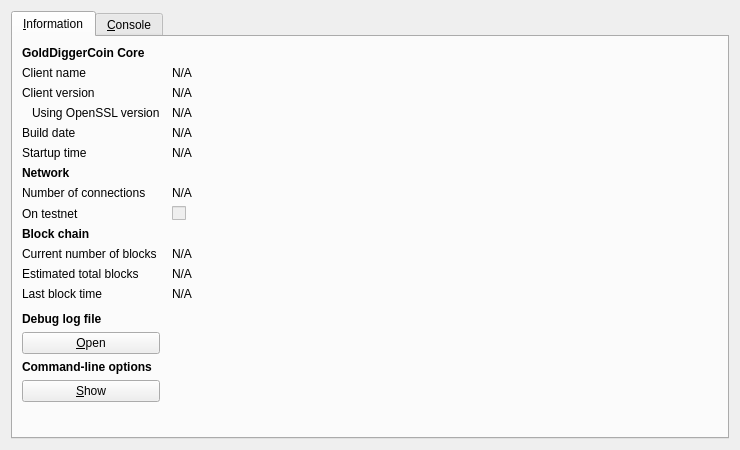
<?xml version="1.0" encoding="UTF-8"?>
<ui version="4.0">
 <class>RPCConsole</class>
 <widget class="QDialog" name="RPCConsole">
  <property name="geometry">
   <rect>
    <x>0</x>
    <y>0</y>
    <width>740</width>
    <height>450</height>
   </rect>
  </property>
  <property name="windowTitle">
   <string>GoldDiggerCoin - Debug window</string>
  </property>
  <layout class="QVBoxLayout" name="verticalLayout_2">
   <item>
    <widget class="QTabWidget" name="tabWidget">
     <property name="currentIndex">
      <number>0</number>
     </property>
     <widget class="QWidget" name="tab_info">
      <attribute name="title">
       <string>&amp;Information</string>
      </attribute>
      <layout class="QGridLayout" name="gridLayout" columnstretch="0,1">
       <property name="horizontalSpacing">
        <number>12</number>
       </property>
       <item row="0" column="0">
        <widget class="QLabel" name="label_9">
         <property name="font">
          <font>
           <weight>75</weight>
           <bold>true</bold>
          </font>
         </property>
         <property name="text">
          <string>GoldDiggerCoin Core</string>
         </property>
        </widget>
       </item>
       <item row="1" column="0">
        <widget class="QLabel" name="label_5">
         <property name="text">
          <string>Client name</string>
         </property>
        </widget>
       </item>
       <item row="1" column="1">
        <widget class="QLabel" name="clientName">
         <property name="cursor">
          <cursorShape>IBeamCursor</cursorShape>
         </property>
         <property name="text">
          <string>N/A</string>
         </property>
         <property name="textFormat">
          <enum>Qt::PlainText</enum>
         </property>
         <property name="textInteractionFlags">
          <set>Qt::LinksAccessibleByMouse|Qt::TextSelectableByKeyboard|Qt::TextSelectableByMouse</set>
         </property>
        </widget>
       </item>
       <item row="2" column="0">
        <widget class="QLabel" name="label_6">
         <property name="text">
          <string>Client version</string>
         </property>
        </widget>
       </item>
       <item row="2" column="1">
        <widget class="QLabel" name="clientVersion">
         <property name="cursor">
          <cursorShape>IBeamCursor</cursorShape>
         </property>
         <property name="text">
          <string>N/A</string>
         </property>
         <property name="textFormat">
          <enum>Qt::PlainText</enum>
         </property>
         <property name="textInteractionFlags">
          <set>Qt::LinksAccessibleByMouse|Qt::TextSelectableByKeyboard|Qt::TextSelectableByMouse</set>
         </property>
        </widget>
       </item>
       <item row="3" column="0">
        <widget class="QLabel" name="label_14">
         <property name="text">
          <string>Using OpenSSL version</string>
         </property>
         <property name="indent">
          <number>10</number>
         </property>
        </widget>
       </item>
       <item row="3" column="1">
        <widget class="QLabel" name="openSSLVersion">
         <property name="cursor">
          <cursorShape>IBeamCursor</cursorShape>
         </property>
         <property name="text">
          <string>N/A</string>
         </property>
         <property name="textFormat">
          <enum>Qt::PlainText</enum>
         </property>
         <property name="textInteractionFlags">
          <set>Qt::LinksAccessibleByMouse|Qt::TextSelectableByKeyboard|Qt::TextSelectableByMouse</set>
         </property>
        </widget>
       </item>
       <item row="4" column="0">
        <widget class="QLabel" name="label_12">
         <property name="text">
          <string>Build date</string>
         </property>
        </widget>
       </item>
       <item row="4" column="1">
        <widget class="QLabel" name="buildDate">
         <property name="cursor">
          <cursorShape>IBeamCursor</cursorShape>
         </property>
         <property name="text">
          <string>N/A</string>
         </property>
         <property name="textFormat">
          <enum>Qt::PlainText</enum>
         </property>
         <property name="textInteractionFlags">
          <set>Qt::LinksAccessibleByMouse|Qt::TextSelectableByKeyboard|Qt::TextSelectableByMouse</set>
         </property>
        </widget>
       </item>
       <item row="5" column="0">
        <widget class="QLabel" name="label_13">
         <property name="text">
          <string>Startup time</string>
         </property>
        </widget>
       </item>
       <item row="5" column="1">
        <widget class="QLabel" name="startupTime">
         <property name="cursor">
          <cursorShape>IBeamCursor</cursorShape>
         </property>
         <property name="text">
          <string>N/A</string>
         </property>
         <property name="textFormat">
          <enum>Qt::PlainText</enum>
         </property>
         <property name="textInteractionFlags">
          <set>Qt::LinksAccessibleByMouse|Qt::TextSelectableByKeyboard|Qt::TextSelectableByMouse</set>
         </property>
        </widget>
       </item>
       <item row="6" column="0">
        <widget class="QLabel" name="label_11">
         <property name="font">
          <font>
           <weight>75</weight>
           <bold>true</bold>
          </font>
         </property>
         <property name="text">
          <string>Network</string>
         </property>
        </widget>
       </item>
       <item row="7" column="0">
        <widget class="QLabel" name="label_7">
         <property name="text">
          <string>Number of connections</string>
         </property>
        </widget>
       </item>
       <item row="7" column="1">
        <widget class="QLabel" name="numberOfConnections">
         <property name="cursor">
          <cursorShape>IBeamCursor</cursorShape>
         </property>
         <property name="text">
          <string>N/A</string>
         </property>
         <property name="textFormat">
          <enum>Qt::PlainText</enum>
         </property>
         <property name="textInteractionFlags">
          <set>Qt::LinksAccessibleByMouse|Qt::TextSelectableByKeyboard|Qt::TextSelectableByMouse</set>
         </property>
        </widget>
       </item>
       <item row="8" column="0">
        <widget class="QLabel" name="label_8">
         <property name="text">
          <string>On testnet</string>
         </property>
        </widget>
       </item>
       <item row="8" column="1">
        <widget class="QCheckBox" name="isTestNet">
         <property name="enabled">
          <bool>false</bool>
         </property>
         <property name="text">
          <string/>
         </property>
        </widget>
       </item>
       <item row="9" column="0">
        <widget class="QLabel" name="label_10">
         <property name="font">
          <font>
           <weight>75</weight>
           <bold>true</bold>
          </font>
         </property>
         <property name="text">
          <string>Block chain</string>
         </property>
        </widget>
       </item>
       <item row="10" column="0">
        <widget class="QLabel" name="label_3">
         <property name="text">
          <string>Current number of blocks</string>
         </property>
        </widget>
       </item>
       <item row="10" column="1">
        <widget class="QLabel" name="numberOfBlocks">
         <property name="cursor">
          <cursorShape>IBeamCursor</cursorShape>
         </property>
         <property name="text">
          <string>N/A</string>
         </property>
         <property name="textFormat">
          <enum>Qt::PlainText</enum>
         </property>
         <property name="textInteractionFlags">
          <set>Qt::LinksAccessibleByMouse|Qt::TextSelectableByKeyboard|Qt::TextSelectableByMouse</set>
         </property>
        </widget>
       </item>
       <item row="11" column="0">
        <widget class="QLabel" name="label_4">
         <property name="text">
          <string>Estimated total blocks</string>
         </property>
        </widget>
       </item>
       <item row="11" column="1">
        <widget class="QLabel" name="totalBlocks">
         <property name="cursor">
          <cursorShape>IBeamCursor</cursorShape>
         </property>
         <property name="text">
          <string>N/A</string>
         </property>
         <property name="textFormat">
          <enum>Qt::PlainText</enum>
         </property>
         <property name="textInteractionFlags">
          <set>Qt::LinksAccessibleByMouse|Qt::TextSelectableByKeyboard|Qt::TextSelectableByMouse</set>
         </property>
        </widget>
       </item>
       <item row="12" column="0">
        <widget class="QLabel" name="label_2">
         <property name="text">
          <string>Last block time</string>
         </property>
        </widget>
       </item>
       <item row="12" column="1">
        <widget class="QLabel" name="lastBlockTime">
         <property name="cursor">
          <cursorShape>IBeamCursor</cursorShape>
         </property>
         <property name="text">
          <string>N/A</string>
         </property>
         <property name="textFormat">
          <enum>Qt::PlainText</enum>
         </property>
         <property name="textInteractionFlags">
          <set>Qt::LinksAccessibleByMouse|Qt::TextSelectableByKeyboard|Qt::TextSelectableByMouse</set>
         </property>
        </widget>
       </item>
       <item row="13" column="0">
        <spacer name="verticalSpacer_2">
         <property name="orientation">
          <enum>Qt::Vertical</enum>
         </property>
         <property name="sizeHint" stdset="0">
          <size>
           <width>20</width>
           <height>20</height>
          </size>
         </property>
        </spacer>
       </item>
       <item row="14" column="0">
        <widget class="QLabel" name="labelDebugLogfile">
         <property name="font">
          <font>
           <weight>75</weight>
           <bold>true</bold>
          </font>
         </property>
         <property name="text">
          <string>Debug log file</string>
         </property>
        </widget>
       </item>
       <item row="15" column="0">
        <widget class="QPushButton" name="openDebugLogfileButton">
         <property name="toolTip">
          <string>Open the GoldDiggerCoin debug log file from the current data directory. This can take a few seconds for large log files.</string>
         </property>
         <property name="text">
          <string>&amp;Open</string>
         </property>
         <property name="autoDefault">
          <bool>false</bool>
         </property>
        </widget>
       </item>
       <item row="16" column="0">
        <widget class="QLabel" name="labelCLOptions">
         <property name="font">
          <font>
           <weight>75</weight>
           <bold>true</bold>
          </font>
         </property>
         <property name="text">
          <string>Command-line options</string>
         </property>
        </widget>
       </item>
       <item row="17" column="0">
        <widget class="QPushButton" name="showCLOptionsButton">
         <property name="toolTip">
          <string>Show the GoldDiggerCoin-Qt help message to get a list with possible GoldDiggerCoin command-line options.</string>
         </property>
         <property name="text">
          <string>&amp;Show</string>
         </property>
         <property name="autoDefault">
          <bool>false</bool>
         </property>
        </widget>
       </item>
       <item row="18" column="0">
        <spacer name="verticalSpacer">
         <property name="orientation">
          <enum>Qt::Vertical</enum>
         </property>
         <property name="sizeHint" stdset="0">
          <size>
           <width>20</width>
           <height>40</height>
          </size>
         </property>
        </spacer>
       </item>
      </layout>
     </widget>
     <widget class="QWidget" name="tab_console">
      <attribute name="title">
       <string>&amp;Console</string>
      </attribute>
      <layout class="QVBoxLayout" name="verticalLayout_3">
       <property name="spacing">
        <number>3</number>
       </property>
       <item>
        <widget class="QTextEdit" name="messagesWidget">
         <property name="minimumSize">
          <size>
           <width>0</width>
           <height>100</height>
          </size>
         </property>
         <property name="readOnly">
          <bool>true</bool>
         </property>
         <property name="tabKeyNavigation" stdset="0">
          <bool>false</bool>
         </property>
         <property name="columnCount" stdset="0">
          <number>2</number>
         </property>
        </widget>
       </item>
       <item>
        <layout class="QHBoxLayout" name="horizontalLayout">
         <property name="spacing">
          <number>3</number>
         </property>
         <item>
          <widget class="QLabel" name="label">
           <property name="text">
            <string notr="true">&gt;</string>
           </property>
          </widget>
         </item>
         <item>
          <widget class="QLineEdit" name="lineEdit"/>
         </item>
         <item>
          <widget class="QPushButton" name="clearButton">
           <property name="maximumSize">
            <size>
             <width>24</width>
             <height>24</height>
            </size>
           </property>
           <property name="toolTip">
            <string>Clear console</string>
           </property>
           <property name="text">
            <string/>
           </property>
           <property name="icon">
            <iconset resource="../bitcoin.qrc">
             <normaloff>:/icons/remove</normaloff>:/icons/remove</iconset>
           </property>
           <property name="shortcut">
            <string notr="true">Ctrl+L</string>
           </property>
           <property name="autoDefault">
            <bool>false</bool>
           </property>
          </widget>
         </item>
        </layout>
       </item>
      </layout>
     </widget>
    </widget>
   </item>
  </layout>
 </widget>
 <resources>
  <include location="../bitcoin.qrc"/>
 </resources>
 <connections/>
</ui>
